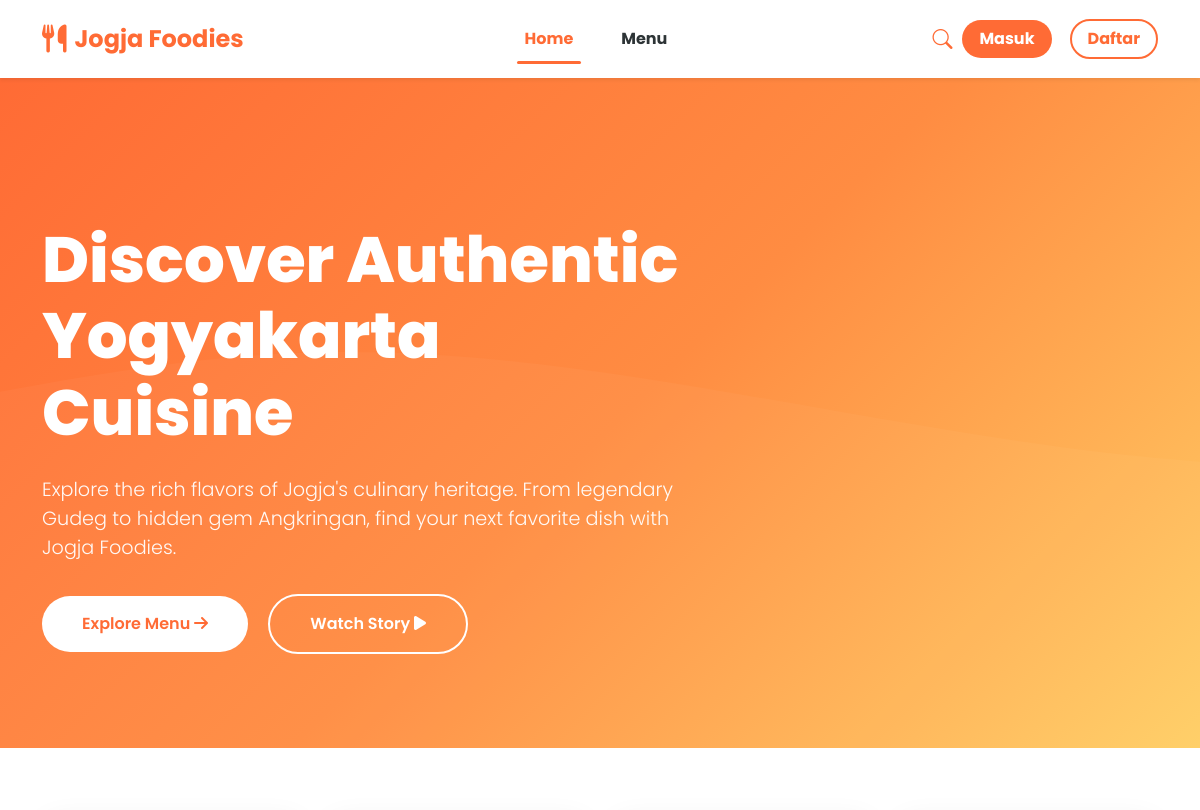
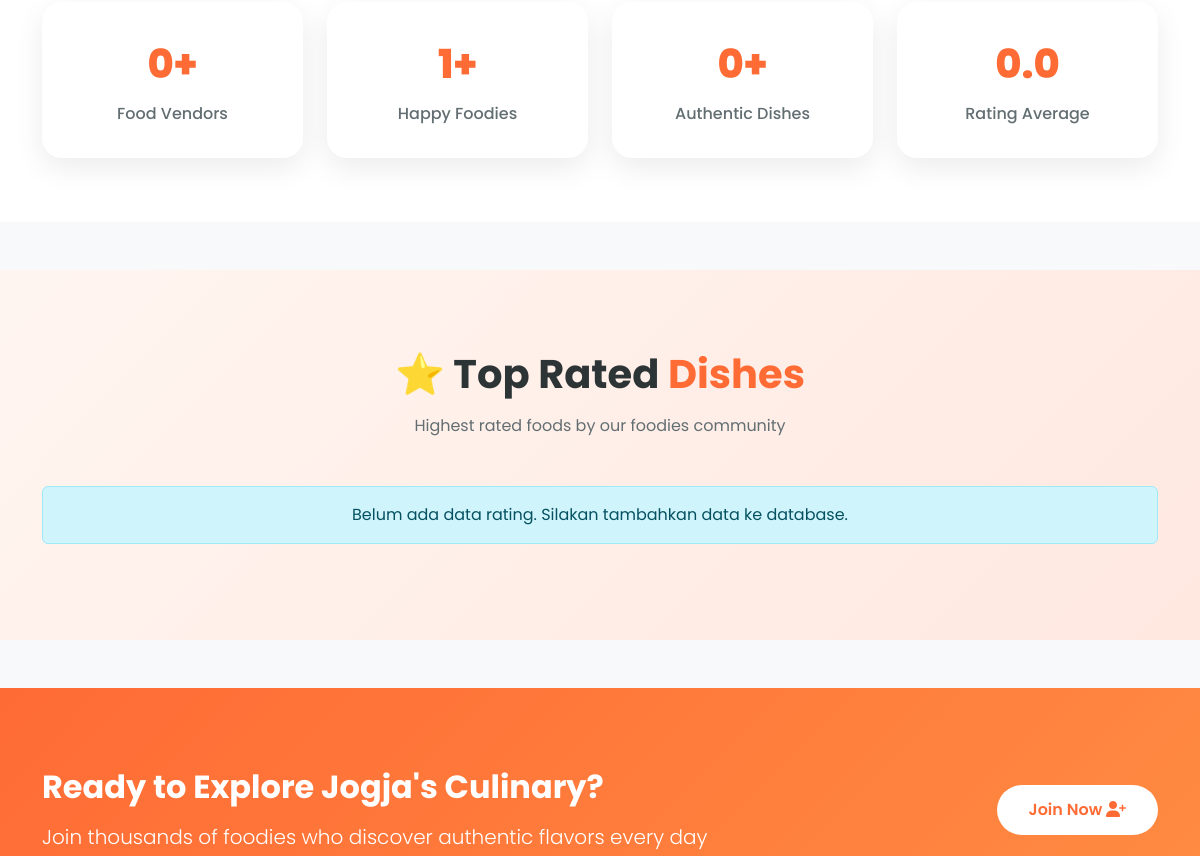
Before: / (upper part) with the older database file (2 pictures, top to bottom).
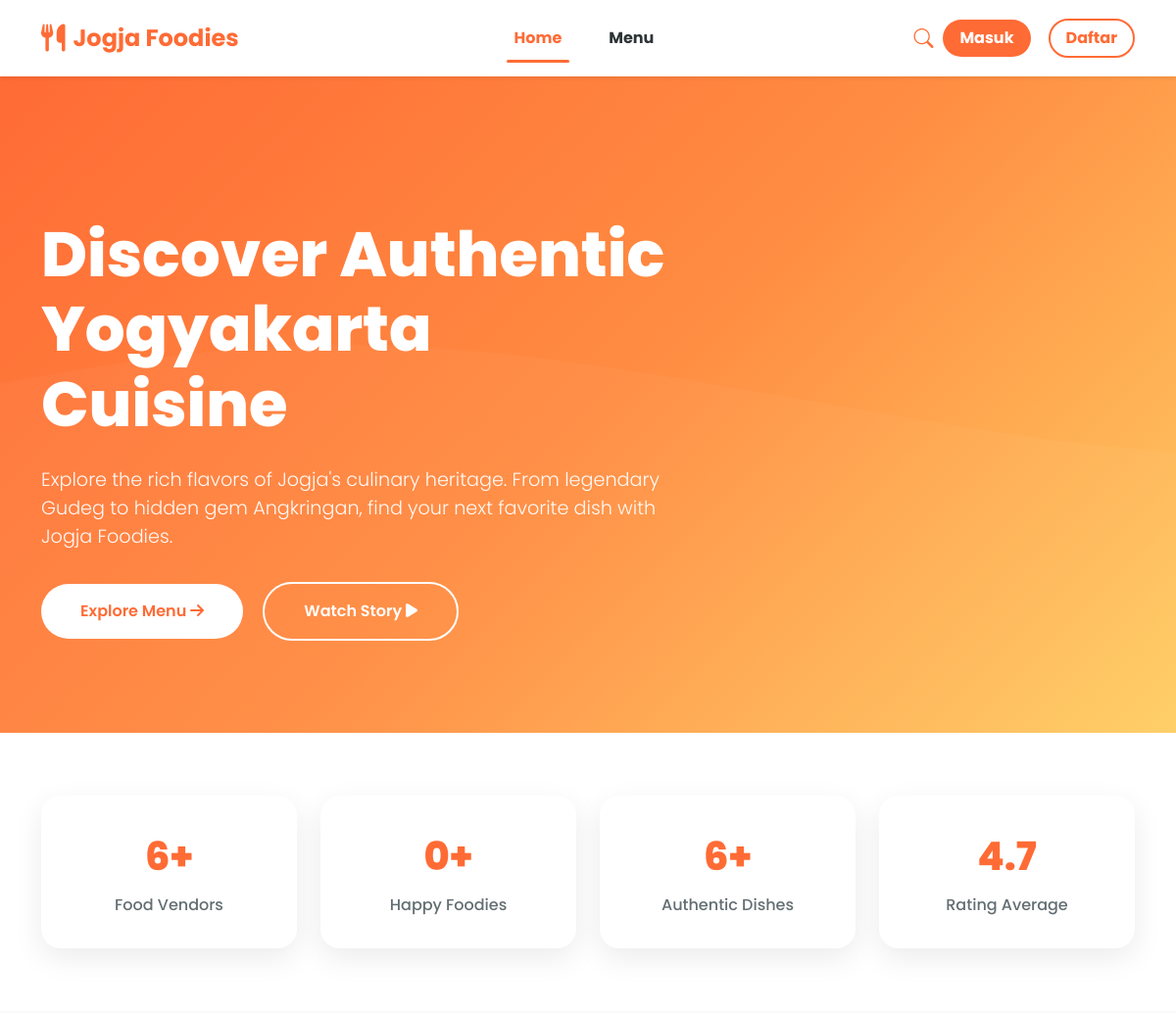
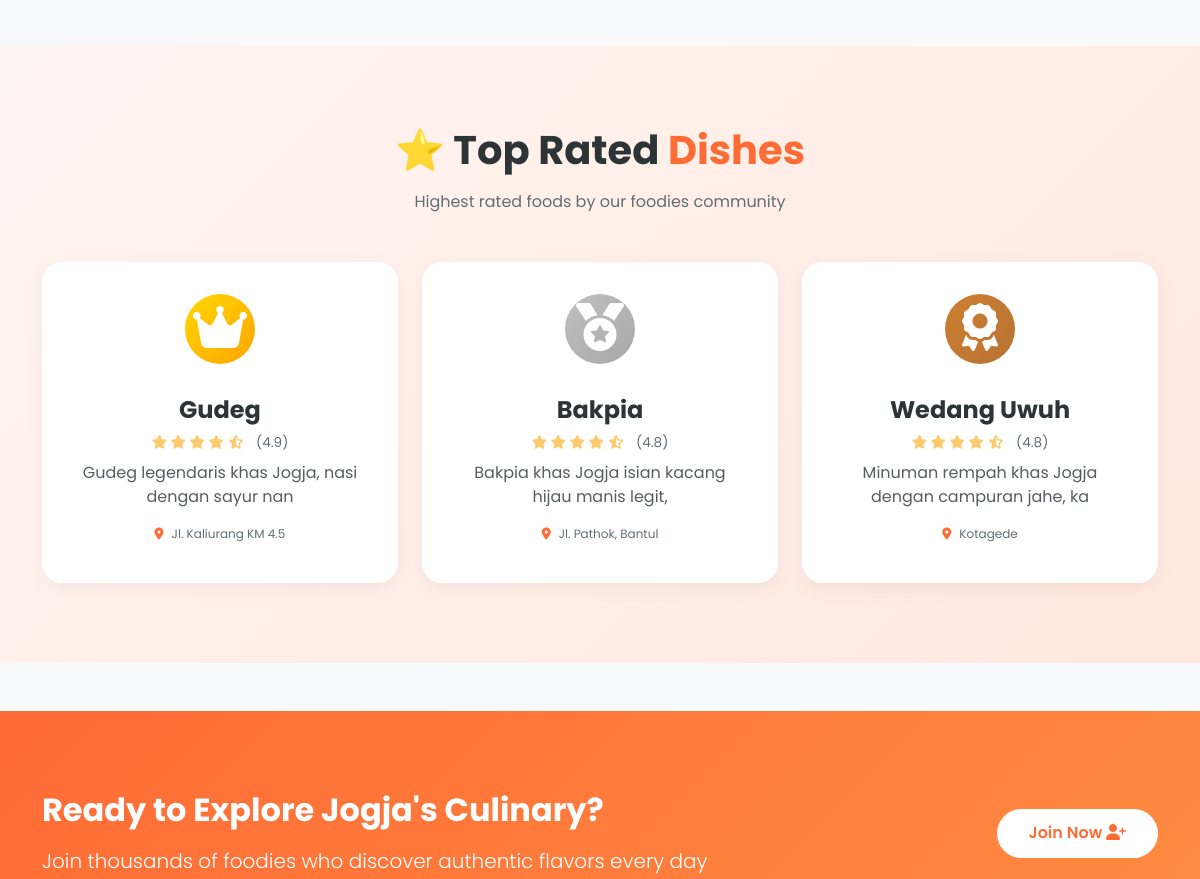
After: the same page with the newer database file (2 pictures, top to bottom).
### tables this page shows
CREATE TABLE `foods` (
  `id` int(11) NOT NULL,
  `name` varchar(100) NOT NULL,
  `description` text DEFAULT NULL,
  `price` decimal(10,2) DEFAULT NULL,
  `image` varchar(255) DEFAULT NULL,
  `category` varchar(50) DEFAULT NULL,
  `location` varchar(255) DEFAULT NULL,
  `rating` decimal(2,1) DEFAULT 0.0,
  `created_at` timestamp NOT NULL DEFAULT current_timestamp()
);

### index.php (the view, shortened to what this page needs)
<?php
$konek = getKoneksi();
$top_query = "SELECT id, name, description, location, rating FROM foods ORDER BY rating DESC LIMIT 3";
$top_result = mysqli_query($konek, $top_query);
$top_foods = [];
while ($row = mysqli_fetch_assoc($top_result)) {
    $top_foods[] = $row;
}
$stats_query = "SELECT
    (SELECT COUNT(*) FROM foods) as total_foods,
    (SELECT COUNT(*) FROM users) as total_users,
    (SELECT AVG(rating) FROM foods) as avg_rating";
$stats_result = mysqli_query($konek, $stats_query);
$stats = mysqli_fetch_assoc($stats_result);
if (!$stats['total_foods']) $stats['total_foods'] = 0;
if (!$stats['total_users']) $stats['total_users'] = 0;
if (!$stats['avg_rating']) $stats['avg_rating'] = 0;
$current_page = basename($_SERVER['PHP_SELF']);
?>
<!DOCTYPE html>
<html lang="id">
<head>
    <link href="https://cdn.jsdelivr.net/npm/bootstrap@5.3.0/dist/css/bootstrap.min.css" rel="stylesheet">
    <link rel="stylesheet" href="https://cdnjs.cloudflare.com/ajax/libs/font-awesome/6.4.0/css/all.min.css">
    <link rel="stylesheet" href="https://cdn.jsdelivr.net/npm/bootstrap-icons@1.11.3/font/bootstrap-icons.min.css">
</head>
<body>
<nav class="navbar navbar-expand-lg navbar-light bg-white sticky-top shadow-sm">
    <div class="container">
        <a class="navbar-brand d-flex align-items-center" href="index.php">
            <i class="fas fa-utensils fs-3 me-2" style="color: #FF6B35;"></i>
            <span class="fw-bold fs-4" style="color: #FF6B35;">Jogja Foodies</span>
        </a>
        <div class="collapse navbar-collapse" id="navbarNav">
            <ul class="navbar-nav mx-auto">
                <li class="nav-item">
                    <a class="nav-link fw-bold <?= ($current_page == 'index.php') ? 'active-red' : '' ?>" href="index.php">Home</a>
                </li>
                <li class="nav-item">
                    <a class="nav-link fw-bold" href="menu.php">Menu</a>
                </li>
            </ul>
        </div>
        <div class="d-flex align-items-center" style="gap: 10px;">
            <i class="bi bi-search fs-5 cursor-pointer" style="cursor: pointer; color: #FF6B35;"></i>
            <?php if(isset($_SESSION['user_id'])): ?>
                <div class="dropdown d-inline-block">
                    <button class="btn rounded-pill px-3 dropdown-toggle" type="button" data-bs-toggle="dropdown" style="background: #FF6B35; color: white; border: none;">
                        <i class="fas fa-user-circle"></i> <?= htmlspecialchars($_SESSION['full_name'] ?? $_SESSION['username']) ?>
                    </button>
                    <ul class="dropdown-menu dropdown-menu-end">
                        <li><a class="dropdown-item" href="my_orders.php"><i class="fas fa-shopping-bag"></i> My Orders</a></li>
                        <li><hr class="dropdown-divider"></li>
                        <li><a class="dropdown-item text-danger" href="logout.php"><i class="fas fa-sign-out-alt"></i> Logout</a></li>
                    </ul>
                </div>
            <?php else: ?>
                <a href="login.php" class="btn rounded-pill px-3 me-2 fw-bold" style="background: #FF6B35; color: white;">Masuk</a>
                <a href="register.php" class="btn rounded-pill px-3 fw-bold" style="border: 2px solid #FF6B35; color: #FF6B35;">Daftar</a>
            <?php endif; ?>
        </div>
    </div>
</nav>
<section class="hero">
    <div class="container hero-content">
        <div class="row">
            <div class="col-lg-7">
                <h1>Discover Authentic <br>Yogyakarta Cuisine</h1>
                <p class="lead">Explore the rich flavors of Jogja's culinary heritage. From legendary Gudeg to hidden gem Angkringan, find your next favorite dish with Jogja Foodies.</p>
                <div>
                    <a href="menu.php" class="btn-hero-primary">
                        Explore Menu <i class="fas fa-arrow-right"></i>
                    </a>
                    <a href="#" class="btn-hero-outline">
                        Watch Story <i class="fas fa-play"></i>
                    </a>
                </div>
            </div>
        </div>
    </div>
</section>
<section class="stats-section">
    <div class="container">
        <div class="row g-4">
            <div class="col-md-3">
                <div class="stat-card">
                    <div class="stat-number"><?php echo number_format($stats['total_foods']); ?>+</div>
                    <div class="stat-label">Food Vendors</div>
                </div>
            </div>
            <div class="col-md-3">
                <div class="stat-card">
                    <div class="stat-number"><?php echo number_format($stats['total_users']); ?>+</div>
                    <div class="stat-label">Happy Foodies</div>
                </div>
            </div>
            <div class="col-md-3">
                <div class="stat-card">
                    <div class="stat-number"><?php echo number_format($stats['total_foods']); ?>+</div>
                    <div class="stat-label">Authentic Dishes</div>
                </div>
            </div>
            <div class="col-md-3">
                <div class="stat-card">
                    <div class="stat-number"><?php echo number_format($stats['avg_rating'], 1); ?></div>
                    <div class="stat-label">Rating Average</div>
                </div>
            </div>
        </div>
    </div>
</section>
<section class="top-rated-section">
    <div class="container">
        <h2 class="section-title">⭐ Top Rated <span style="color: #FF6B35;">Dishes</span></h2>
        <p class="section-subtitle">Highest rated foods by our foodies community</p>
        <div class="row g-4">
            <?php if(count($top_foods) >= 1): ?>
                <?php
                $ranks = ['rank-1', 'rank-2', 'rank-3'];
                $icons = ['fa-crown', 'fa-medal', 'fa-award'];
                foreach($top_foods as $index => $food):
                ?>
                <div class="col-md-4">
                    <div class="top-card">
                        <div class="rank <?php echo $ranks[$index]; ?>">
                            <i class="fas <?php echo $icons[$index]; ?>"></i>
                        </div>
                        <h4 class="fw-bold mt-3"><?php echo htmlspecialchars($food['name']); ?></h4>
                        <div class="rating mb-2">
                            <?php
                            $full = floor($food['rating']);
                            $half = ($food['rating'] - $full) >= 0.5;
                            for($i = 1; $i <= 5; $i++):
                                if($i <= $full): ?>
                                    <i class="fas fa-star"></i>
                                <?php elseif($half && $i == $full + 1): ?>
                                    <i class="fas fa-star-half-alt"></i>
                                <?php else: ?>
                                    <i class="far fa-star"></i>
                                <?php endif;
                            endfor; ?>
                            <span>(<?php echo number_format($food['rating'], 1); ?>)</span>
                        </div>
                        <p class="text-muted"><?php echo htmlspecialchars(substr($food['description'] ?? '', 0, 50)); ?></p>
                        <div class="location">
                            <i class="fas fa-map-marker-alt"></i> <?php echo htmlspecialchars($food['location']); ?>
                        </div>
                    </div>
                </div>
                <?php endforeach; ?>
            <?php else: ?>
                <div class="col-12 text-center">
                    <div class="alert alert-info">Belum ada data rating. Silakan tambahkan data ke database.</div>
                </div>
            <?php endif; ?>
        </div>
    </div>
</section>
<section class="cta-section">
    <div class="container">
        <div class="row align-items-center">
            <div class="col-lg-8">
                <h2 class="fw-bold mb-3">Ready to Explore Jogja's Culinary?</h2>
                <p class="lead mb-0">Join thousands of foodies who discover authentic flavors every day</p>
            </div>
            <div class="col-lg-4 text-lg-end">
                <a href="register.php" class="btn-cta">
                    Join Now <i class="fas fa-user-plus"></i>
                </a>
            </div>
        </div>
    </div>
</section>
</body>
</html>

### index.php (style rules this page uses)
* { margin: 0; padding: 0; box-sizing: border-box; }
body { font-family: 'Poppins', sans-serif; background: #f8f9fa; color: #2d3436; }
.navbar { background: #ffffff; box-shadow: 0 2px 20px rgba(0,0,0,0.08); padding: 1rem 0; }
.navbar-brand { font-size: 1.8rem; font-weight: 800; color: #FF6B35 !important; }
.navbar-brand i { color: #FF6B35; }
.nav-link { color: #2d3436 !important; font-weight: 500; margin: 0 1rem; transition: all 0.3s; }
.nav-link.active-red { color: #FF6B35 !important; font-weight: 600; position: relative; }
.nav-link.active-red::after { content: ''; position: absolute; bottom: -5px; left: 0; width: 100%; height: 3px; background: #FF6B35; border-radius: 3px; }
.cursor-pointer { cursor: pointer; }
.hero { background: linear-gradient(135deg, #FF6B35 0%, #FF8C42 50%, #FFD166 100%); min-height: 90vh; display: flex; align-items: center; position: relative; overflow: hidden; }
.hero::before { content: ''; position: absolute; top: 0; left: 0; right: 0; bottom: 0; background-size: cover; opacity: 0.3; }
.hero-content { position: relative; z-index: 2; color: white; }
.hero h1 { font-size: 4rem; font-weight: 800; margin-bottom: 1.5rem; line-height: 1.2; }
.hero p { font-size: 1.2rem; margin-bottom: 2rem; opacity: 0.95; }
.btn-hero-primary { background: white; color: #FF6B35; padding: 1rem 2.5rem; border-radius: 50px; font-weight: 600; margin-right: 1rem; transition: all 0.3s; border: none; text-decoration: none; display: inline-block; }
.btn-hero-outline { background: transparent; border: 2px solid white; color: white; padding: 1rem 2.5rem; border-radius: 50px; font-weight: 600; transition: all 0.3s; text-decoration: none; display: inline-block; }
.stats-section { background: white; padding: 4rem 0; margin-top: -50px; position: relative; z-index: 10; }
.stat-card { text-align: center; padding: 2rem; background: white; border-radius: 20px; box-shadow: 0 10px 30px rgba(0,0,0,0.08); transition: all 0.3s; }
.stat-number { font-size: 2.5rem; font-weight: 800; color: #FF6B35; }
.stat-label { color: #636e72; font-weight: 500; margin-top: 0.5rem; }
.section-title { font-size: 2.5rem; font-weight: 700; margin-bottom: 1rem; text-align: center; color: #2d3436; }
.section-subtitle { text-align: center; color: #636e72; margin-bottom: 3rem; }
.top-rated-section { background: linear-gradient(135deg, #fff5f0 0%, #ffe8e0 100%); padding: 5rem 0; margin: 3rem 0; }
.top-card { background: white; border-radius: 20px; padding: 2rem; text-align: center; transition: all 0.3s; box-shadow: 0 5px 20px rgba(0,0,0,0.05); height: 100%; }
.rank { font-size: 3rem; font-weight: 800; display: inline-block; width: 70px; height: 70px; line-height: 70px; border-radius: 50%; margin-bottom: 1rem; }
.rank-1 { background: linear-gradient(135deg, #FFD700, #FFA500); color: white; }
.rank-2 { background: linear-gradient(135deg, #C0C0C0, #A8A8A8); color: white; }
.rank-3 { background: linear-gradient(135deg, #CD7F32, #B87333); color: white; }
.rating { color: #fdcb6e; margin-bottom: 0.5rem; font-size: 0.85rem; }
.rating span { color: #636e72; margin-left: 0.5rem; }
.location { color: #636e72; font-size: 0.75rem; margin-bottom: 0.5rem; }
.location i { color: #FF6B35; margin-right: 0.3rem; }
.cta-section { background: linear-gradient(135deg, #FF6B35, #FF8C42); padding: 5rem 0; border-radius: 0; color: white; }
.btn-cta { background: white; color: #FF6B35; padding: 0.8rem 2rem; border-radius: 50px; font-weight: 600; transition: all 0.3s; border: none; text-decoration: none; display: inline-block; }

Changed rows visible on the page:
added foods: name "Gudeg", rating "4.9", description "Gudeg legendaris khas Jogja, nasi dengan sayur nan", location "Jl. Kaliurang KM 4.5"
added foods: name "Bakpia", rating "4.8", description "Bakpia khas Jogja isian kacang hijau manis legit,", location "Jl. Pathok, Bantul"
added foods: name "Wedang Uwuh", rating "4.8", description "Minuman rempah khas Jogja dengan campuran jahe, ka", location "Kotagede"
Other visible differences:
$stats['total_foods']: "0" → "6"
$stats['total_users']: "1" → "0"
$stats['avg_rating']: "0.0" → "4.7"
text no longer shown: "Belum ada data rating. Silakan tambahkan data ke database."
